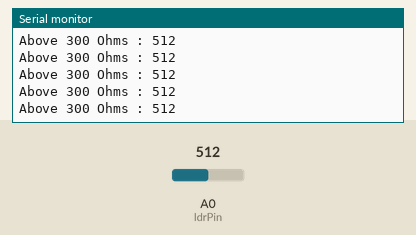
Recording of a sketch running on a simulated Arduino Uno, built with avr-gcc and run on an emulated ATmega328P. On the bench: the last lines printed to the serial monitor. The test bench sets the inputs (shaded band); at power-on: A0 (ldrPin) = 512.

Above: at 1.2 s.
1.3 s: A0 (ldrPin) set to 319
At 2.2 s:
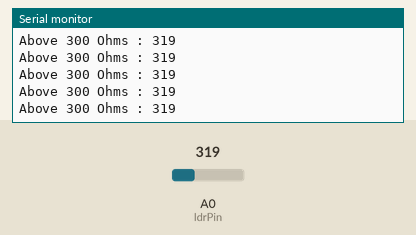
2.8 s: A0 (ldrPin) set to 294
At 3.7 s:
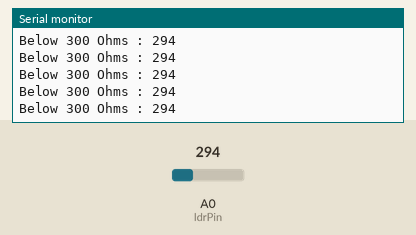
10.7 s: A0 (ldrPin) set to 11
At 11.3 s:
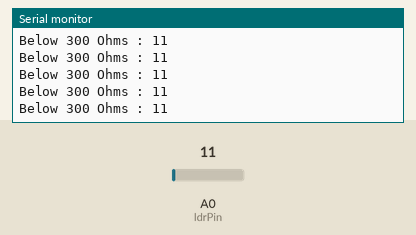
12.2 s: A0 (ldrPin) set to 8
At 13.2 s:
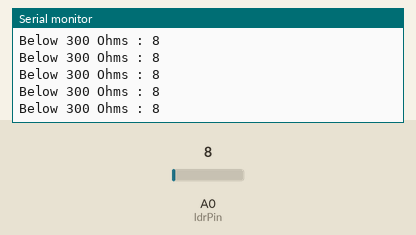
Timing chart, 0 to 15.2 s (numbered marks = the images above; inputs shaded):
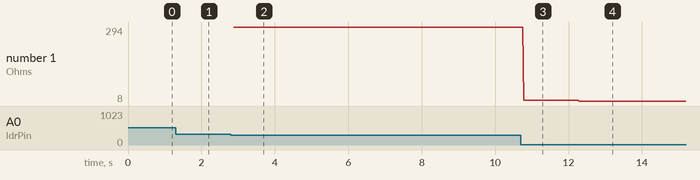

Measured:
- the behaviour switches between 301 and 300 on A0 (ldrPin) (found by bisection; images 1 and 2)
- after the input at 1.3 s, the serial monitor: prints a new line after 0.07 s (image 1)
- after the input at 2.8 s, the serial monitor: prints a new line after 0.08 s (image 2)
- after the input at 10.7 s, the serial monitor: prints a new line after 0.08 s (image 3)
- after the input at 12.2 s, the serial monitor: prints a new line after 0.08 s (image 4)
- plotted number 1: 294 → 11 after the input at 10.7 s, 11 → 8 after the input at 12.2 s

The sketch:

ldr.ino
```cpp
const int ldrPin = A0;

void setup() {

Serial.begin(9600);

pinMode(ldrPin, INPUT);

}

void loop() {

int ldrStatus = analogRead(ldrPin);

if (ldrStatus <= 300) {

Serial.print("Below 300 Ohms : ");

Serial.println(ldrStatus);

} else {

Serial.print("Above 300 Ohms : ");

Serial.println(ldrStatus);

}

}
```
